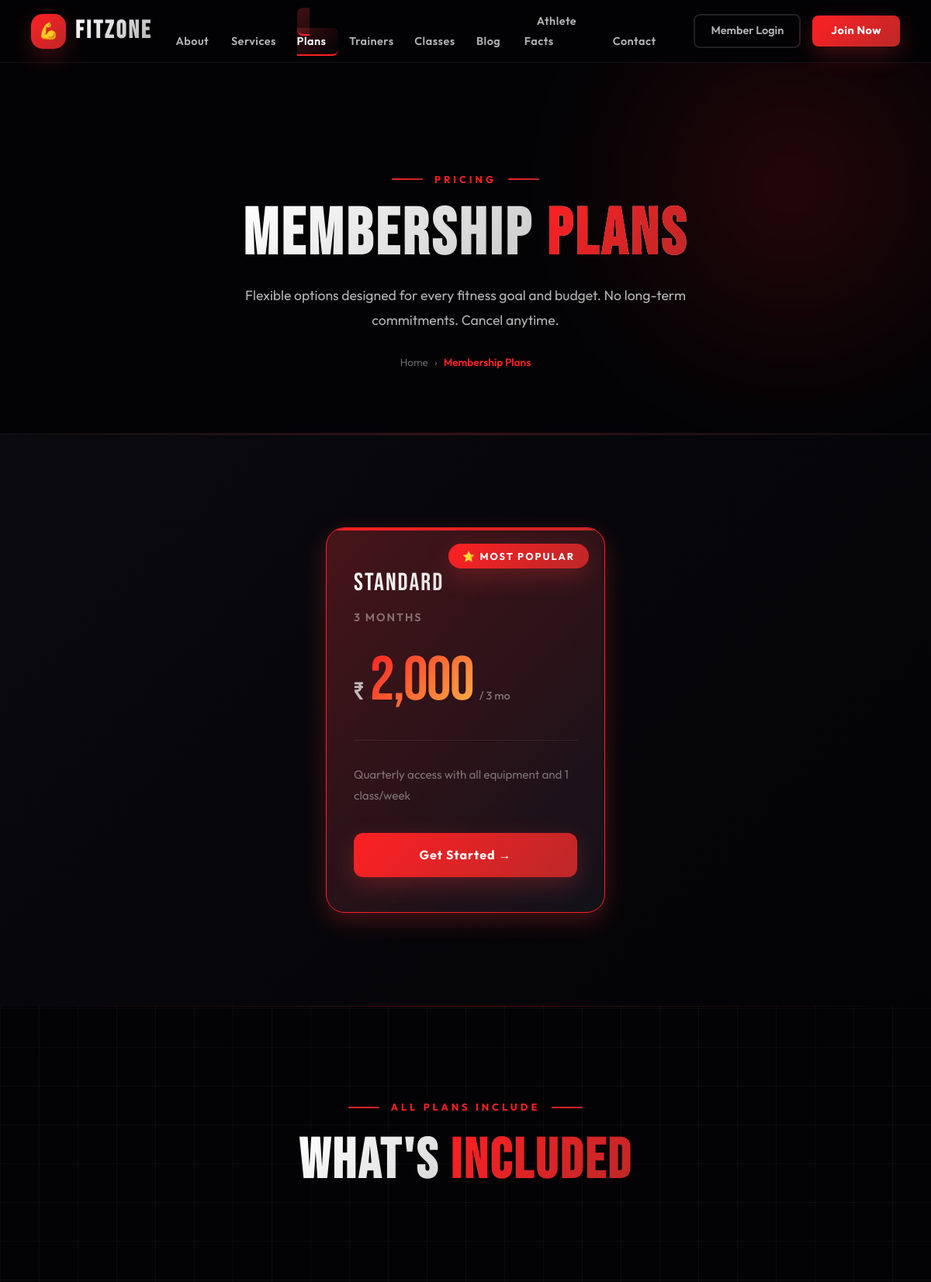
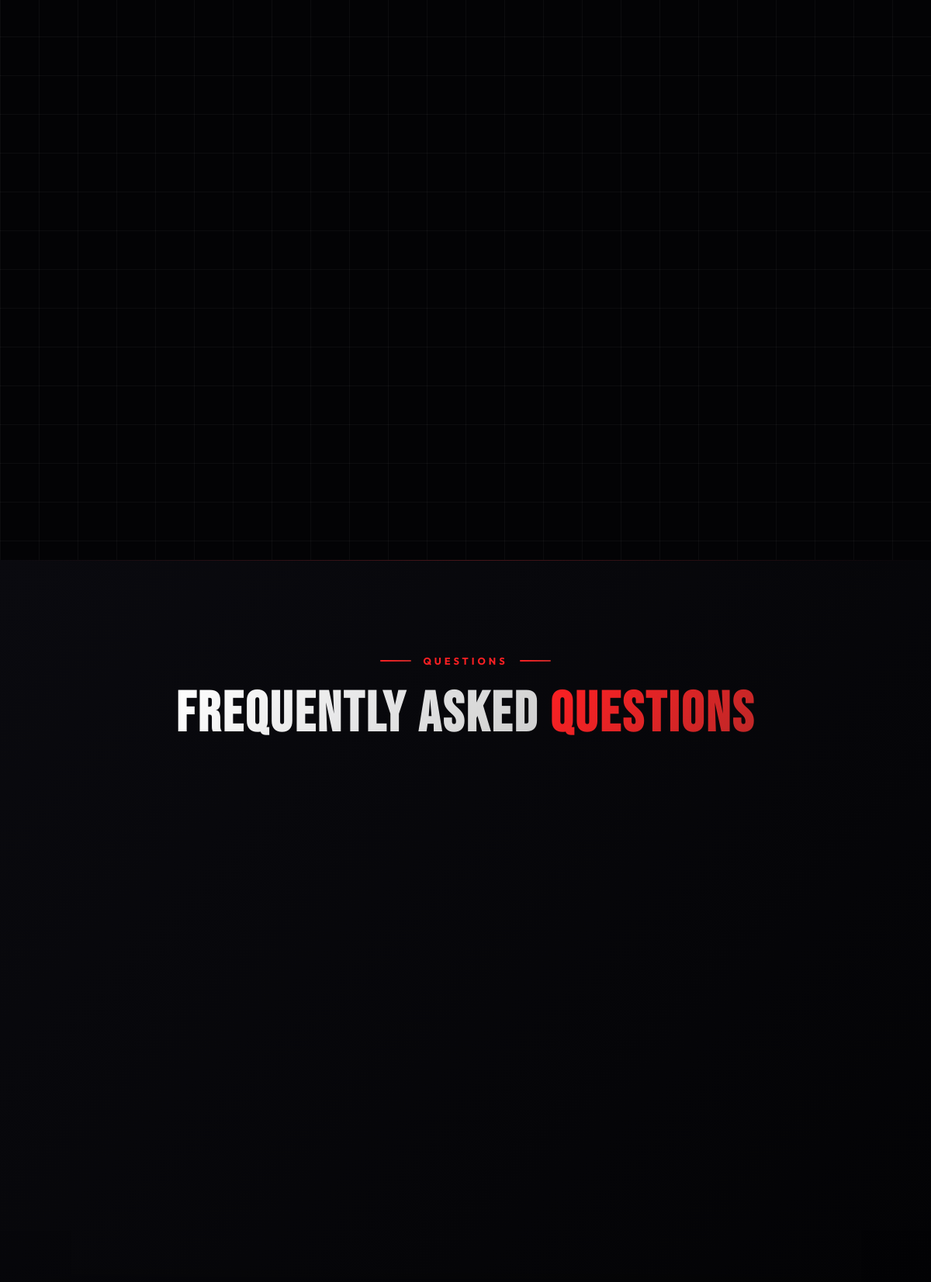
The app's page /pages/website/plans.php (upper part) with its own data (2 pictures, top to bottom).
### tables this page shows
CREATE TABLE `membership_plans` (
  `id` int(11) NOT NULL,
  `plan_name` varchar(100) NOT NULL,
  `duration_months` int(11) NOT NULL,
  `price` decimal(10,2) NOT NULL,
  `description` text DEFAULT NULL,
  `is_active` tinyint(1) DEFAULT 1,
  `created_at` timestamp NOT NULL DEFAULT current_timestamp(),
  `updated_at` timestamp NOT NULL DEFAULT current_timestamp() ON UPDATE current_timestamp()
);

### pages/website/plans.php (the view, shortened to what this page needs)
<?php
$wbPath  = '../../';
include $wbPath . 'includes/website-header.php';
$plans = $conn->query("SELECT * FROM membership_plans WHERE is_active=1 ORDER BY price ASC");
?>
<div class="page-hero">
    <div class="page-hero-inner">
        <div class="page-hero-tag">Pricing</div>
        <h1 class="page-hero-title">Membership <span>Plans</span></h1>
        <p class="page-hero-sub">Flexible options designed for every fitness goal and budget. No long-term commitments. Cancel anytime.</p>
        <div class="page-breadcrumb">
            <a href="<?= $wbPath ?>home.php">Home</a> › <span>Membership Plans</span>
        </div>
    </div>
</div>
<section class="section section-alt">
    <div class="section-inner">
        <div class="plans-grid">
            <?php
            $pi = 0;
            while ($plan = $plans->fetch_assoc()):
                $featured = ($pi === 1); $pi++;
            ?>
            <div class="plan-card <?= $featured ? 'featured' : '' ?> reveal" style="transition-delay:<?= $pi*0.1 ?>s">
                <?php if ($featured): ?><div class="plan-popular">⭐ Most Popular</div><?php endif; ?>
                <div class="plan-name"><?= htmlspecialchars($plan['plan_name']) ?></div>
                <div class="plan-duration"><?= $plan['duration_months'] ?> Month<?= $plan['duration_months'] > 1 ? 's' : '' ?></div>
                <div class="plan-price">
                    <span class="plan-currency">₹</span>
                    <span class="plan-amount"><?= number_format($plan['price']) ?></span>
                    <span class="plan-period">/ <?= $plan['duration_months'] > 1 ? $plan['duration_months'].' mo' : 'mo' ?></span>
                </div>
                <hr class="plan-divider">
                <p class="plan-desc"><?= htmlspecialchars($plan['description'] ?: 'Full access to all gym facilities and equipment.') ?></p>
                <a href="<?= $wbPath ?>login.php" class="plan-cta <?= $featured ? 'plan-cta-filled' : 'plan-cta-outline' ?>">
                    <?= $featured ? 'Get Started →' : 'Choose Plan' ?>
                </a>
            </div>
            <?php endwhile; ?>
        </div>
    </div>
</section>
<section class="section">
    <div class="section-inner">
        <div class="section-header">
            <div class="section-tag">All Plans Include</div>
            <h2 class="section-title">What's <span>Included</span></h2>
        </div>
        <div class="services-grid">
        </div>
    </div>
</section>
<section class="section section-alt">
    <div class="section-inner">
        <div class="section-header">
            <div class="section-tag">Questions</div>
            <h2 class="section-title">Frequently Asked <span>Questions</span></h2>
        </div>
        <div style="max-width:760px;margin:0 auto;display:flex;flex-direction:column;gap:14px;">
        </div>
    </div>
</section>
<?php include $wbPath . 'includes/website-footer.php'; ?>

### records on screen
membership_plans: plan_name "STANDARD", duration_months "3", price "2,000", description "Quarterly access with all equipment and 1 class/week"

### other values on screen
$label "About"
$label "Services"
$label "Plans"
$label "Trainers"
$label "Classes"
$label "Blog"
$label "Athlete Facts"
$label "Contact"
